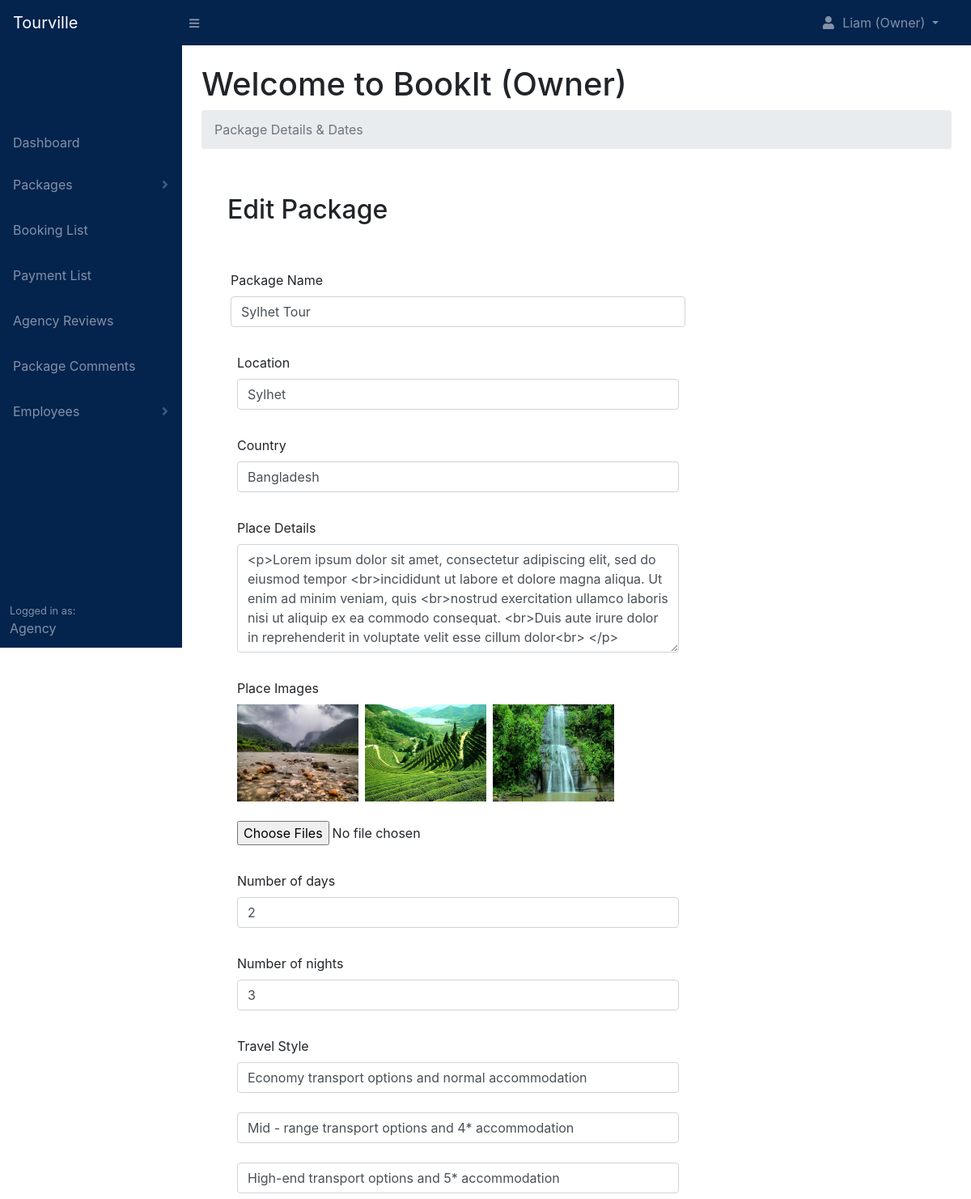
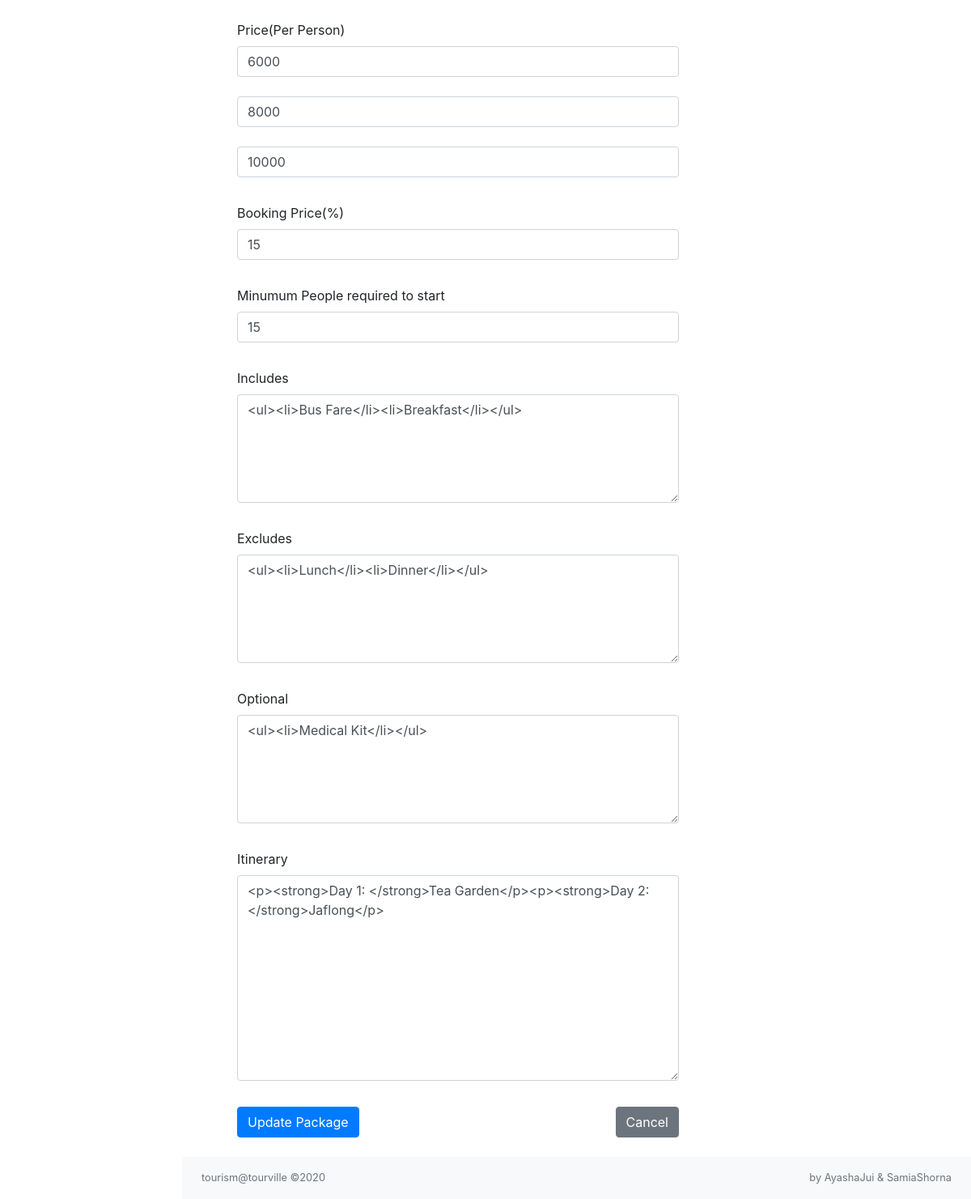
The app's page /agency/packages.php?page=edit_package&edit=19 (signed in) with its own data (2 pictures, top to bottom).
### tables this page shows
CREATE TABLE `packages` (
  `package_id` int(11) NOT NULL,
  `agency_id` int(11) NOT NULL,
  `package_name` varchar(255) NOT NULL,
  `location` varchar(255) NOT NULL,
  `country` varchar(255) NOT NULL,
  `place_details` text NOT NULL,
  `place_images` text NOT NULL,
  `num_days` int(11) NOT NULL,
  `num_nights` int(11) NOT NULL,
  `budget_price` int(11) NOT NULL,
  `comfort_price` int(11) NOT NULL,
  `lux_price` int(11) NOT NULL,
  `budget_details` varchar(255) NOT NULL,
  `comfort_details` varchar(255) NOT NULL,
  `lux_details` varchar(255) NOT NULL,
  `booking_percentage` int(11) NOT NULL,
  `min_people` int(11) NOT NULL,
  `includes` text NOT NULL,
  `excludes` text NOT NULL,
  `optional` text NOT NULL,
  `itinerary` text NOT NULL,
  `package_status` varchar(255) NOT NULL,
  `package_date` date NOT NULL
);

### includes/functions.php (called while the page is built, shortened)
<?php
    function readPackage($package_id){
        include 'db.php';
        $stmt = $pdo->prepare('SELECT * FROM packages WHERE package_id = :package_id');
        $stmt->execute([':package_id' => $package_id]);
        $package = $stmt->fetch(PDO::FETCH_ASSOC);
        return $package;
    }
?>

### agency/includes/edit_package.php (the view, shortened to what this page needs)
<?php
    if(isset($_SESSION['agency_id'])){
        if(isset($_GET['edit'])){
            $package_id = $_GET['edit'];
            $package = readPackage($package_id);
        }
    }
?>
<head>
</head>
<br>
<div class="container">
    <h2 class="p-2 pb-5">Edit Package</h2>
    <form action="" method="post" enctype="multipart/form-data" class="col-md-8">
        <div class="form-group pb-2">
            <label for="package_name">Package Name</label>
            <input type="text" class="form-control" value="<?php echo $package['package_name']; ?>" id="" name="package_name">
        </div>
        <div class="form-group p-2">
            <label for="location">Location</label>
            <input type="text" class="form-control" value="<?php echo $package['location']; ?>"  id="" name="location">
        </div>
        <div class="form-group p-2">
            <label for="country">Country</label>
            <input type="text" class="form-control" value="<?php echo $package['country']; ?>" id="" name="country">
        </div>
        <div class="form-group p-2">
            <label for="place_details">Place Details</label>
            <textarea name="place_details" class="form-control" id="body" cols="30" rows="5"><?php echo $package['place_details']; ?></textarea>
        </div>
        <div class="form-group p-2">
            <label for="">Place Images</label><br>
        <?php
            $stmt = $pdo->prepare('SELECT place_images FROM packages WHERE package_id = :package_id');
            $stmt->execute([':package_id' => $package['package_id']]);
            $img = $stmt->fetchColumn();
            $img = explode(',', $img);
            $img_count = count($img);
            $search = ["(", "'", ")" ];
            for($i=0; $i<$img_count; $i++){
                $place_img = str_replace($search, '', $img[$i]);
                echo '<img src="../images/packages/'. $place_img .'" width="150" height="120" class="mr-2" alt="'. $package['location'] .'">';
        }
        ?>
            <br><br>
            <input type="file" name="place_images[]" multiple >
        </div>
        <div class="form-group p-2">
            <label for="num_days">Number of days</label>
            <input type="number" class="form-control" value="<?php echo $package['num_days']; ?>" id="" name="num_days">
        </div>
        <div class="form-group p-2">
            <label for="num_nights">Number of nights</label>
            <input type="number" class="form-control" value="<?php echo $package['num_nights']; ?>" id="" name="num_nights">
        </div>
        <div class="form-group p-2">
            <label for="package_details">Travel Style</label>
            <input type="text" class="form-control" value="<?php echo $package['budget_details']; ?>" id="" name="budget_details" placeholder="Budget"><br>
            <input type="text" class="form-control" value="<?php echo $package['comfort_details']; ?>" id="" name="comfort_details" placeholder="Comfortable"><br>
            <input type="text" class="form-control" value="<?php echo $package['lux_details']; ?>" id="" name="lux_details" placeholder="Luxury">
        </div>
        <div class="form-group p-2">
            <label for="package_price">Price(Per Person)</label>
            <input type="number" class="form-control" value="<?php echo $package['budget_price']; ?>" id="" name="budget_price" placeholder="Budget"><br>
            <input type="number" class="form-control" value="<?php echo $package['comfort_price']; ?>" id="" name="comfort_price" placeholder="Comfortable"><br>
            <input type="number" class="form-control" value="<?php echo $package['lux_price']; ?>" id="" name="lux_price" placeholder="Luxury">
        </div>
        <div class="form-group p-2">
            <label for="booking_percentage">Booking Price(%)</label>
            <input type="number" class="form-control" value="<?php echo $package['booking_percentage']; ?>" id="" name="booking_percentage">
        </div>
        <div class="form-group p-2">
            <label for="min_people">Minumum People required to start</label>
            <input type="number" class="form-control" value="<?php echo $package['min_people']; ?>"  id="" name="min_people">
        </div>
        <div class="form-group p-2">
            <label for="includes">Includes</label>
            <textarea name="includes" class="form-control" id="body" cols="30" rows="5"><?php echo $package['includes']; ?></textarea>
        </div>
        <div class="form-group p-2">
            <label for="excludes">Excludes</label>
            <textarea name="excludes" class="form-control" id="body" cols="30" rows="5"><?php echo $package['excludes']; ?></textarea>
        </div>
        <div class="form-group p-2">
            <label for="optional">Optional</label>
            <textarea name="optional" class="form-control" id="body" cols="30" rows="5"><?php echo $package['optional']; ?></textarea>
        </div>
        <div class="form-group p-2">
            <label for="itinerary">Itinerary</label>
            <textarea name="itinerary" class="form-control" id="body" cols="30" rows="10"><?php echo $package['itinerary']; ?></textarea>
        </div>
        <div class="form-group p-2">
            <input type="submit" value="Update Package" name="update_package" class="btn btn-primary">
            <a href="packages.php" type="button" class="btn btn-secondary float-right">Cancel</a>
        </div>
    </form>
</div>

### records on screen
packages: package_name "Sylhet Tour", location "Sylhet", country "Bangladesh", place_details "<p>Lorem ipsum dolor sit amet, consectetur adipiscing elit, sed do eiusmod tempor <br>incididunt ut labore et dolore magna aliqua. Ut enim ad minim veniam, quis <br>nostrud exercitation ullamco laboris nisi ut aliquip ex ea commodo consequat. <br>Duis aute irure dolor in reprehenderit in voluptate velit esse cillum dolor<br> </p>", num_days "2", num_nights "3", budget_details "Economy transport options and normal accommodation", comfort_details "Mid - range transport options and 4* accommodation", lux_details "High-end transport options and 5* accommodation", budget_price "6000", comfort_price "8000", lux_price "10000", booking_percentage "15", min_people "15", includes "<ul><li>Bus Fare</li><li>Breakfast</li></ul>", excludes "<ul><li>Lunch</li><li>Dinner</li></ul>", optional "<ul><li>Medical Kit</li></ul>", itinerary "<p><strong>Day 1: </strong>Tea Garden</p><p><strong>Day 2: </strong>Jaflong</p>"

### other values on screen
$_SESSION['owner_firstname'] "Liam"
$_SESSION['agency_name'] "BookIt"
